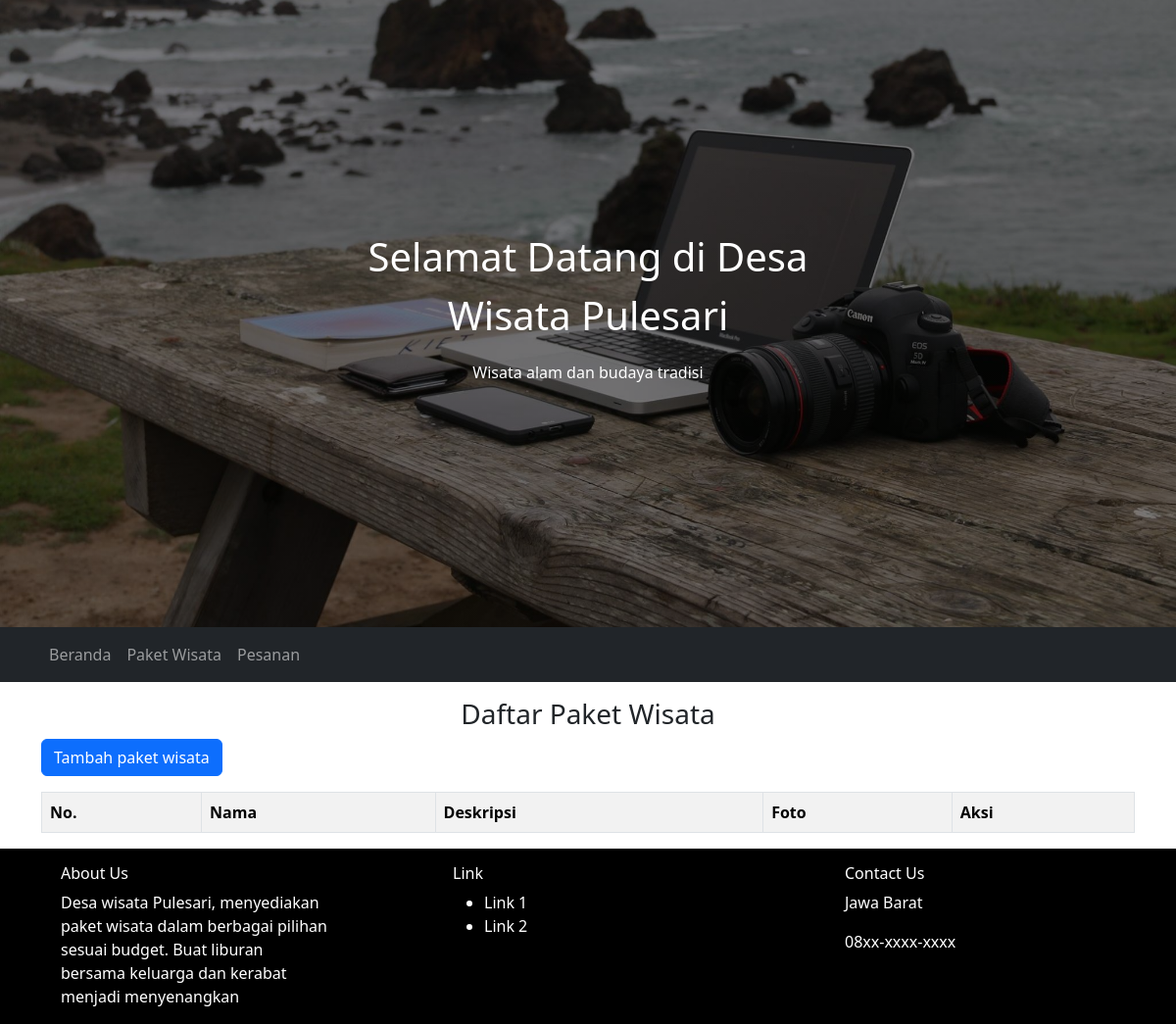
Page /index.php?page=paket on the earlier database version.
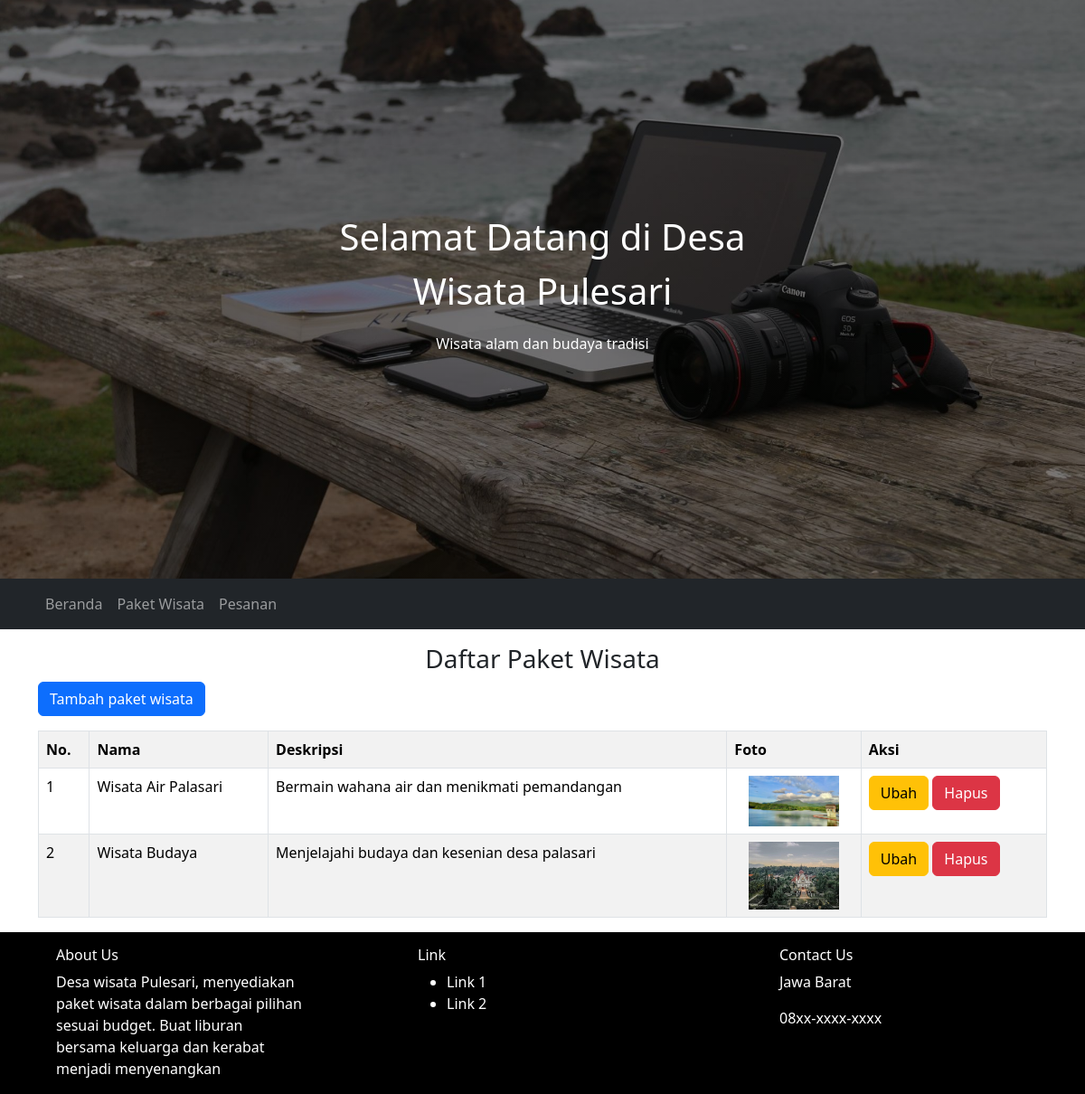
Same page on the later database version.
### tables this page shows
CREATE TABLE `paket_wisata` (
  `id` int(11) NOT NULL,
  `nama` varchar(255) NOT NULL,
  `deskripsi` text NOT NULL,
  `foto` text NOT NULL
);

### views/paket.php (the view, shortened to what this page needs)
<?php include "koneksi.php"; ?>
<div class="container">
    <h3 class="text-center mt-3">Daftar Paket Wisata</h3>
    <button type="button" class="btn btn-primary" data-bs-toggle="modal" data-bs-target="#modalTambah">
        Tambah paket wisata
    </button>
    <div class="table-responsive-lg">
        <table class="table table-striped table-hover table-bordered mt-3">
            <tr>
                <th>No.</th>
                <th>Nama</th>
                <th>Deskripsi</th>
                <th>Foto</th>
                <th>Aksi</th>
            </tr>
            <?php
            $no = 1;
            $tampil = mysqli_query($koneksi, "SELECT * FROM paket_wisata");
            while ($data = mysqli_fetch_array($tampil)) :
            ?>
                <tr>
                    <td><?= $no++ ?></td>
                    <td><?= $data['nama'] ?></td>
                    <td><?= $data['deskripsi'] ?></td>
                    <td><img src="uploads/<?= $data['foto'] ?>" class="center"> </td>
                    <td>
                        <a href="#" class="btn btn-warning" data-bs-toggle="modal" data-bs-target="#modalUbah<?= $no ?>">Ubah</a>
                        <a href="#" class="btn btn-danger" data-bs-toggle="modal" data-bs-target="#modalHapus<?= $no ?>">Hapus</a>
                    </td>
                </tr>
            <?php endwhile; ?>
        </table>
    </div>
</div>

### index.php (shortened to what this page needs)
<!DOCTYPE html>
<html lang="en">
<head>
    <link href="https://cdn.jsdelivr.net/npm/bootstrap@5.3.3/dist/css/bootstrap.min.css" rel="stylesheet">
    <link rel="stylesheet" href="css/style.css">
</head>
<body>
    <div class="container-fluid banner">
        <div class="container banner-content col-lg-6">
            <div class="text-center">
                <p class="fs-1">
                    Selamat Datang di Desa Wisata Pulesari
                </p class="fs-2">
                <p>Wisata alam dan budaya tradisi</p>
            </div>
        </div>
    </div>
    <nav class="navbar navbar-expand-lg sticky-top navbar-dark bg-dark">
        <div class="container">
            <div class="collapse navbar-collapse" id="navbarNav">
                <ul class="navbar-nav">
                    <li class="nav-item">
                        <a class="nav-link" href="index.php?page=home">Beranda</a>
                    </li>
                    <li class="nav-item">
                        <a class="nav-link" href="index.php?page=paket">Paket Wisata</a>
                    </li>
                    <li class="nav-item">
                        <a class="nav-link" href="index.php?page=pesanan">Pesanan</a>
                    </li>
                </ul>
            </div>
        </div>
    </nav>
    <?php
        require_once 'libs.php';
    ?>
    <div class="container-fluid footer">
        <div class="row d-flex justify-content-around">
            <div class="col-md-3 mt-3">
                <h6>About Us</h6>
                <p>Desa wisata Pulesari, menyediakan paket wisata dalam berbagai pilihan sesuai budget. Buat liburan bersama keluarga dan kerabat menjadi menyenangkan</p>
            </div>
            <div class="col-md-3 mt-3">
                <h6>Link</h6>
                <ul>
                    <li><a class="footer" href="#">Link 1</a></li>
                    <li><a class="footer" href="#">Link 2</a></li>
                </ul>
            </div>
            <div class="col-md-3 mt-3">
                <h6>Contact Us</h6>
                <p>Jawa Barat</p>
                <p>08xx-xxxx-xxxx</p>
            </div>
        </div>
    </div>
</body>
</html>

### libs.php (shortened to what this page needs)
<?php
if (isset($_GET['page'])) {
    $page = $_GET['page'];
    switch ($page) {
        case 'paket':
            include 'views/paket.php';
            break;
    }
} else {
    include 'views/home.php';
}

### css/style.css (style rules this page uses)
.banner { height: 80vh; background: linear-gradient(rgba(0,0,0,0.5),rgba(0,0,0,0.5)), url('../img/bg1.jpg'); background-size: cover; background-position: center; }
.banner-content { height: 100%; color: white; display: flex; align-items: center; }
.footer { background-color: black; color: white; }
a:link.footer { color: white; background-color: transparent; text-decoration: none; }
.center { display: block; margin-left: auto; margin-right: auto; width: 100px; }

Differences in the rows shown:
added paket_wisata: nama "Wisata Air Palasari", deskripsi "Bermain wahana air dan menikmati pemandangan", foto (picture)
added paket_wisata: nama "Wisata Budaya", deskripsi "Menjelajahi budaya dan kesenian desa palasari", foto (picture)
